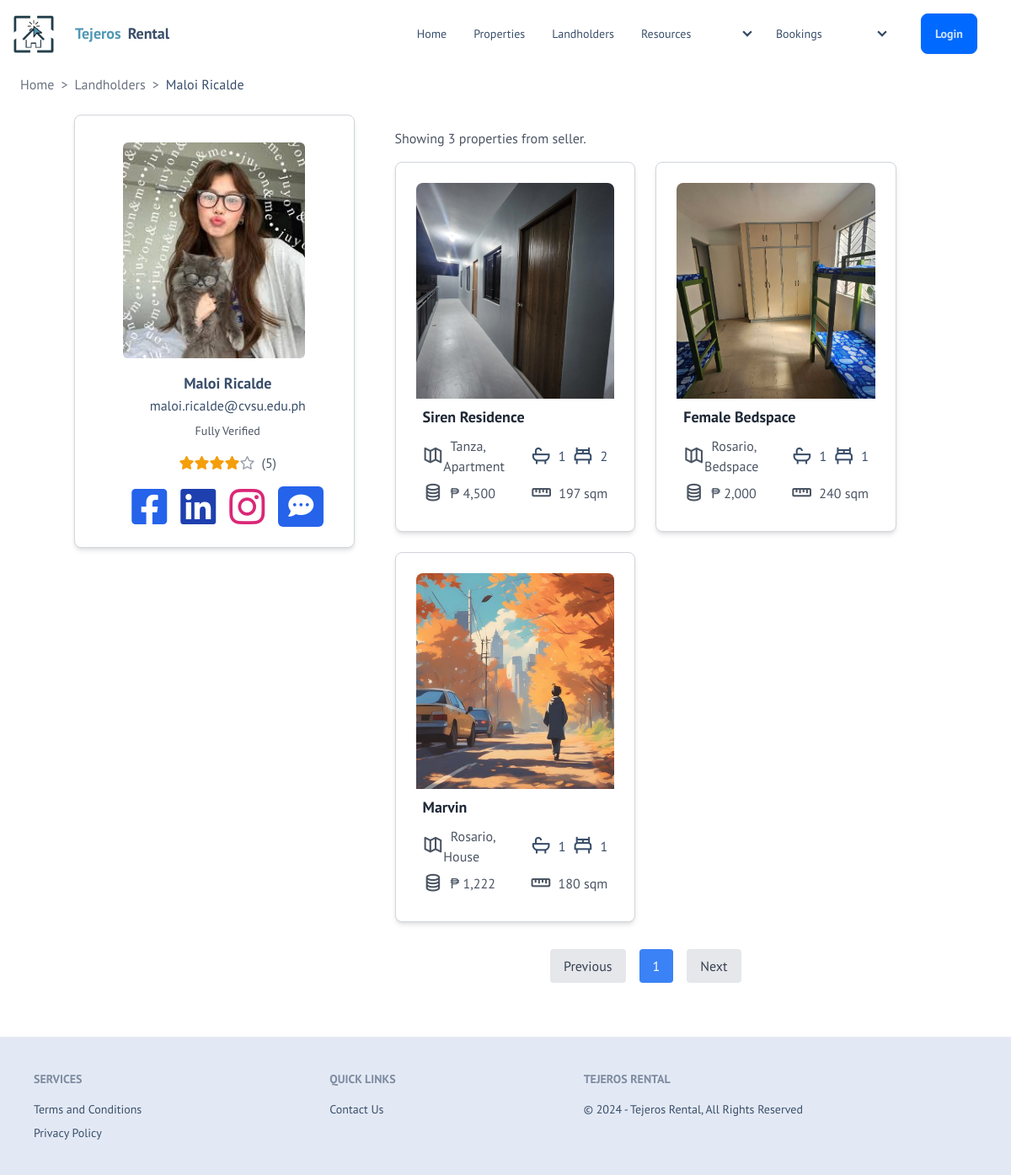
The app's page /seller-details.php?id=4 with its own data.
### tables this page shows
CREATE TABLE `landholders_tb` (
  `landholder_id` int(11) NOT NULL,
  `full_name` varchar(255) NOT NULL,
  `username` varchar(255) NOT NULL,
  `email` varchar(255) NOT NULL,
  `address` varchar(255) NOT NULL,
  `age` varchar(100) NOT NULL,
  `mobile` varchar(20) NOT NULL,
  `password` varchar(255) NOT NULL,
  `created_at` timestamp NOT NULL DEFAULT current_timestamp() ON UPDATE current_timestamp(),
  `profile_picture` varchar(50) NOT NULL DEFAULT 'default-icon.jpg',
  `bio` varchar(255) NOT NULL,
  `facebook` varchar(255) NOT NULL,
  `linkedin` varchar(255) NOT NULL,
  `instagram` varchar(255) NOT NULL,
  `account_age` varchar(255) NOT NULL DEFAULT 'New Landholder',
  `business_permit` varchar(255) NOT NULL,
  `permit_status` varchar(255) NOT NULL DEFAULT 'Validating',
  `verification_tier` varchar(50) NOT NULL DEFAULT 'Not Verified',
  `upload_attempts` int(11) DEFAULT 0
);

CREATE TABLE `properties_tb` (
  `propertyId` int(255) NOT NULL,
  `name` varchar(255) NOT NULL,
  `address` varchar(255) NOT NULL,
  `city` varchar(255) NOT NULL,
  `state` varchar(255) NOT NULL,
  `zipCode` int(15) NOT NULL,
  `houseType` varchar(50) NOT NULL,
  `bedroomNum` varchar(15) NOT NULL,
  `bathroomNum` varchar(50) NOT NULL,
  `rentAmount` varchar(255) NOT NULL,
  `ownerInfo` varchar(255) NOT NULL,
  `status` varchar(75) NOT NULL DEFAULT 'Pending',
  `image01` varchar(100) NOT NULL,
  `image02` varchar(100) NOT NULL,
  `image03` varchar(100) NOT NULL,
  `image04` varchar(100) NOT NULL,
  `image05` varchar(100) NOT NULL,
  `details` longtext NOT NULL,
  `size` int(255) NOT NULL,
  `landholder_id` int(255) NOT NULL,
  `is_deleted` tinyint(1) NOT NULL,
  `deleted_at` datetime DEFAULT NULL,
  `longitude` double NOT NULL,
  `latitude` double NOT NULL,
  `dateListed` datetime NOT NULL DEFAULT current_timestamp()
);

### seller-details.php (the view, shortened to what this page needs)
<?php
@include 'components/connection.php';
$landholder_id = isset($_GET['id']) ? $_GET['id'] : null;
$sellerQuery = $conn->prepare("SELECT * FROM `landholders_tb` WHERE `landholder_id` = :landholder_id  ");
$sellerQuery->bindParam(':landholder_id', $landholder_id, PDO::PARAM_INT);
$sellerQuery->execute();
$seller = $sellerQuery->fetch(PDO::FETCH_ASSOC);
$propertiesQuery = $conn->prepare("SELECT * FROM `properties_tb` WHERE `landholder_id` = :landholder_id AND status != 'Pending' AND status != 'Rejected' AND is_deleted = 0 AND propertyId NOT IN (SELECT propertyId FROM `bookings_tb` WHERE status = 'Accepted' AND endDate > NOW())");
$propertiesQuery->bindParam(':landholder_id', $landholder_id, PDO::PARAM_INT);
$propertiesQuery->execute();
$properties = $propertiesQuery->fetchAll(PDO::FETCH_ASSOC);
$page = isset($_GET['page']) ? $_GET['page'] : 1;
$propertiesPerPage = 4;
$totalProperties = count($properties);
$start = ($page - 1) * $propertiesPerPage;
$propertiesForPage = array_slice($properties, $start, $propertiesPerPage);
$landholderRatingsQuery = $conn->prepare("SELECT AVG(rating) AS average_rating, COUNT(rating) AS rating_count FROM `user_ratings` WHERE `landholder_id` = :landholder_id");
$landholderRatingsQuery->bindParam(':landholder_id', $landholder_id, PDO::PARAM_INT);
$landholderRatingsQuery->execute();
$landholderRatings = $landholderRatingsQuery->fetch(PDO::FETCH_ASSOC);
if ($landholderRatings) {
    $averageLandholderRating = round($landholderRatings['average_rating']);
    $landholderRatingCount = $landholderRatings['rating_count'];
} else {
    $averageLandholderRating = 0;
    $landholderRatingCount = 0;
}
?>
<!DOCTYPE html>
<html data-theme="winter">
<head>
    <link href="https://cdn.jsdelivr.net/npm/daisyui@4.8.0/dist/full.min.css" rel="stylesheet" type="text/css" />
    <link href="https://cdn.jsdelivr.net/npm/tailwindcss@2.2.19/dist/tailwind.min.css" rel="stylesheet">
    <link rel="stylesheet" href="https://cdnjs.cloudflare.com/ajax/libs/font-awesome/6.1.1/css/all.min.css">
    <link href='https://unpkg.com/boxicons@2.1.4/css/boxicons.min.css' rel='stylesheet'>
    <link rel="stylesheet" href="css/style.css">
</head>
<body>
    <?php include 'user/user-header.php' ?>
    <nav class="breadcrumbs flex items-center ml-6">
        <a href="loading-page-in.php" class="text-gray-500 hover:text-gray-700 transition-colors">
            Home
        </a>
        <span class="mx-2 text-gray-500">></span>
        <a href="seller-list.php" class="text-gray-500 hover:text-gray-700 transition-colors">
            Landholders
        </a>
        <span class="mx-2 text-gray-500">></span>
        <span class="text-black-700"><?= $seller['full_name']; ?></span>
    </nav>
    <div class="container mx-auto flex flex-col md:flex-row">
        <div class=" bg-white w-full md:w-96 mx-4 md:mx-auto mt-4 rounded-lg shadow-md border border-gray-300 p-4 md:p-6 flex flex-col items-center justify-center lg:h-2/4">
            <div class="seller-profile mt-2 mb-4">
                <img src="uploaded_image/<?= $seller['profile_picture']; ?>" alt="<?= $seller['full_name']; ?>" class="w-full object-cover rounded-md" style="height: 16rem;">
            </div>
            <div class="seller-info text-center">
                <h3 class="text-lg font-semibold"><?= $seller['full_name']; ?></h3>
                <p><?= $seller['email']; ?></p>
                <p class="mt-2 text-sm text-gray-600"> <?= htmlspecialchars($seller['verification_tier']); ?></p>
                <div class="flex items-center justify-center mt-2">
                    <?php
                    echo '<div class="flex items-center mt-2">';
                    for ($i = 1; $i <= 5; $i++) {
                        if ($i <= $averageLandholderRating) {
                            echo '<i class="fas fa-star text-yellow-500"></i>';
                        } else {
                            echo '<i class="far fa-star text-gray-400"></i>';
                        }
                    }
                    echo "<span class='ml-2 text-gray-600'>($landholderRatingCount)</span>";
                    echo '</div>';
                    ?>
                </div>
                <div class="social-links mt-4 flex flex-wrap gap-2 md:gap-4 justify-center">
                    <a href="<?= $seller['facebook']; ?>" class="social-icon" title="Facebook" target="_blank">
                        <i class="fab fa-facebook-square text-blue-600 text-3xl md:text-5xl"></i>
                    </a>
                    <a href="<?= $seller['linkedin']; ?>" class="social-icon" title="LinkedIn" target="_blank">
                        <i class="fab fa-linkedin text-blue-800 text-3xl md:text-5xl"></i>
                    </a>
                    <a href="<?= $seller['instagram']; ?>" class="social-icon" title="Instagram" target="_blank">
                        <i class="fab fa-instagram text-pink-600 text-3xl md:text-5xl"></i>
                    </a>
                    <a href="chat.php?receiver_id=<?= $seller['landholder_id']; ?>" class="bg-blue-600 text-white py-2 px-3 rounded-md hover:bg-gray-700">
                        <i class="fas fa-comment-dots text-white-600 text-xl md:text-3xl"></i>
                    </a>
                </div>
            </div>
        </div>
        <div class="w-full md:w-3/4 mx-8 md:p-8 mx-auto md:mx-4">
            <p class="text-gray-600 mb-4">Showing <?= $totalProperties; ?> properties from seller.</p>
            <div class="grid grid-cols-1 md:grid-cols-2 lg:grid-cols-2 gap-6 ">
                <?php foreach ($propertiesForPage as $property) : ?>
                    <form action="property-details.php" method="get" class="box bg-white border border-gray-300 rounded-lg shadow-md p-6">
                        <a href="property-details.php?pid=<?= $property['propertyId']; ?>" class="block">
                            <img src="uploaded_image/<?= $property['image01']; ?>" alt="<?= $property['name']; ?>" class="w-full h-64 object-cover rounded-t-lg">
                            <div class="px-2 py-2">
                                <div class="flex justify-between items-center">
                                    <div class="price text-lg font-semibold text-gray-800"><?= $property['name']; ?></div>
                                </div>
                                <div class="flex justify-between items-center mt-2">
                                    <div class="name text-gray-600 flex items-center">
                                        <i class='bx bx-map-alt bx-sm'></i>  <?= $property['city']; ?>, <?= $property['houseType']; ?>
                                    </div>
                                    <div class="flex items-center">
                                        <i class='bx bx-bath mr-1 bx-sm'></i>
                                        <span><?= $property['bathroomNum']; ?></span>
                                        <i class='bx bx-bed ml-2 mr-1 bx-sm'></i>
                                        <span><?= $property['bedroomNum']; ?></span>
                                    </div>
                                </div>
                                <div class="flex justify-between items-center mt-2">
                                    <div class="status text-gray-600 flex items-center">
                                        <i class='bx bx-coin-stack mr-1 bx-sm'></i> ₱ <?= number_format($property['rentAmount'], 0, '.', ','); ?>
                                    </div>
                                    <div class="size text-gray-600 flex items-center">
                                        <i class='bx bx-ruler mr-1 bx-sm'></i> <?= $property['size']; ?> sqm
                                    </div>
                                </div>
                            </div>
                        </a>
                    </form>
                <?php endforeach; ?>
            </div>
            <div class="mt-8 mb-8 flex justify-center">
                <?php
                $totalPages = ceil(count($properties) / $propertiesPerPage);
                $currentPage = $page;
                $prevPage = $currentPage > 1 ? $currentPage - 1 : 1;
                $nextPage = $currentPage < $totalPages ? $currentPage + 1 : $totalPages;
                echo '<a href="?id=' . $landholder_id . '&page=' . $prevPage . '" class="mx-2 px-4 py-2 bg-gray-200 text-gray-700 rounded hover:bg-gray-300">Previous</a>';
                echo '<a href="?id=' . $landholder_id . '&page=' . $totalPages . '" class="mx-2 px-4 py-2 rounded ' . ($currentPage == $totalPages ? 'bg-blue-500 text-white' : 'bg-gray-200 text-gray-700 hover:bg-gray-300') . '">' . $totalPages . '</a>';
                echo '<a href="?id=' . $landholder_id . '&page=' . $nextPage . '" class="mx-2 px-4 py-2 bg-gray-200 text-gray-700 rounded hover:bg-gray-300">Next</a>';
                ?>
            </div>
        </div>
    </div>
</body>
<?php include 'user/user-footer.php' ?>
</html>

### css/style.css (style rules this page uses)
body { font-family: "PT Sans", sans-serif !important; background-color: var(--white-color); }
.grid { overflow: visible; }

### seller-details.php (style rules this page uses)
.seller-profile img { width: 100%; height: auto; }
@media (min-width: 768px) { .container { display: flex; flex-direction: row; align-items: flex-start; justify-content: center; } }
@media (min-width: 768px) { .seller-info { margin-left: 2rem; } }
@media (min-width: 768px) { .seller-profile, .seller-info { flex: 1; } }

### records on screen
landholders_tb: full_name "Maloi Ricalde", profile_picture (picture), email "maloi.ricalde@cvsu.edu.ph", verification_tier "Fully Verified"
properties_tb: image01 (picture), name "Siren Residence", city "Tanza", houseType "Apartment", bathroomNum "1", bedroomNum "2", rentAmount "4,500", size "197"
properties_tb: image01 (picture), name "Female Bedspace", city "Rosario", houseType "Bedspace", bathroomNum "1", bedroomNum "1", rentAmount "2,000", size "240"
properties_tb: image01 (picture), name "Marvin", city "Rosario", houseType "House", bathroomNum "1", bedroomNum "1", rentAmount "1,222", size "180"

### other values on screen
$landholderRatingCount "5"
$totalProperties "3"
$totalPages "1"
